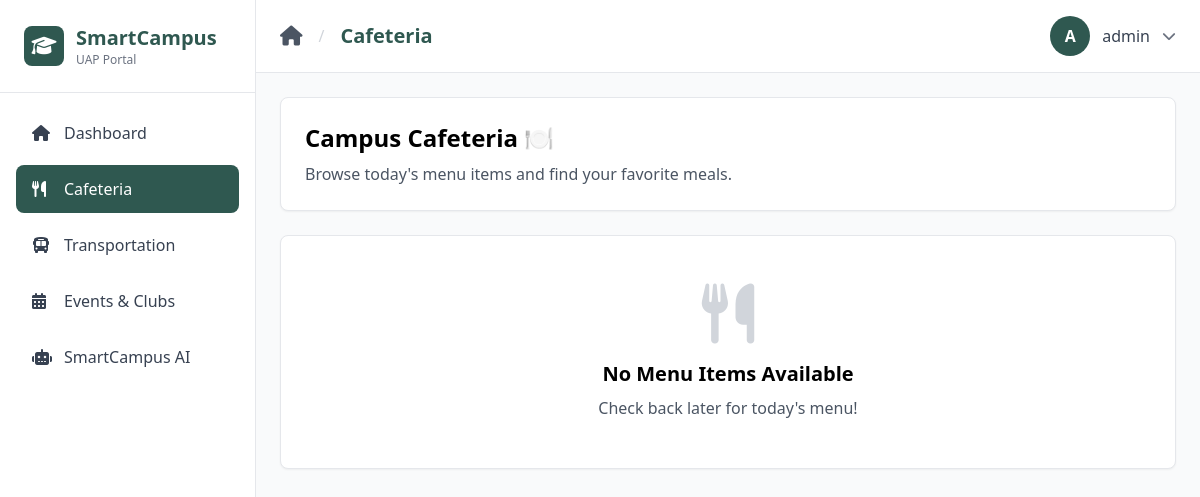
The page /cafeteria/ (signed in) on the database as committed earlier.
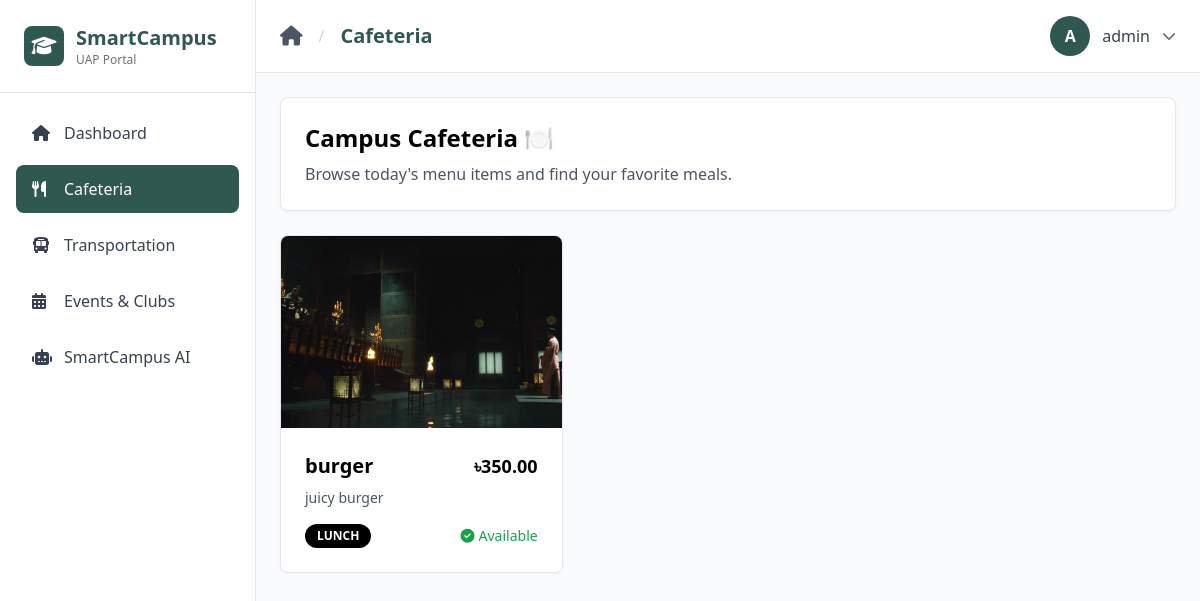
The same page on the database as committed later.
### main/models.py (models this page shows, shortened)
class MenuItem(models.Model):
    name = models.CharField(max_length=200)
    description = models.TextField(blank=True)
    price = models.DecimalField(max_digits=6, decimal_places=2)
    category = models.CharField(max_length=100, choices=[
        ('breakfast', 'Breakfast'),
        ('lunch', 'Lunch'),
        ('dinner', 'Dinner'),
        ('snacks', 'Snacks'),
        ('beverages', 'Beverages'),
    ])
    is_available = models.BooleanField(default=True)
    image = models.ImageField(upload_to='menu_items/', blank=True, null=True)
    created_at = models.DateTimeField(auto_now_add=True)
    updated_at = models.DateTimeField(auto_now=True)
    class Meta:
        ordering = ['category', 'name']

### main/views.py (the view)
# urls.py: path('cafeteria/', cafeteria, name='cafeteria'),
@login_required
def cafeteria(request):
    menu_items = MenuItem.objects.filter(is_available=True)
    return render(request, 'cafeteria.html', {
        'active_page': 'cafeteria',
        'page_title': 'Cafeteria',
        'menu_items': menu_items
    })

### templates/cafeteria.html (shortened to what this page needs)
{% extends 'user_base.html' %}
{% block content %}
<div class="space-y-6">
    <div class="bg-white rounded-lg shadow-sm border border-gray-200 p-6">
        <h2 class="text-2xl font-bold text-black mb-2">Campus Cafeteria 🍽️</h2>
        <p class="text-gray-600">Browse today's menu items and find your favorite meals.</p>
    </div>
    {% if menu_items %}
    <div class="grid grid-cols-1 md:grid-cols-2 lg:grid-cols-3 gap-6">
        {% for item in menu_items %}
        <div class="bg-white rounded-lg shadow-sm border border-gray-200 overflow-hidden hover:shadow-md transition">
            <div class="h-48 bg-gray-100 flex items-center justify-center">
                {% if item.image %}
                    <img src="{{ item.image.url }}" alt="{{ item.name }}" class="w-full h-full object-cover">
                {% else %}
                    <i class="fas fa-utensils text-gray-400 text-5xl"></i>
                {% endif %}
            </div>
            <div class="p-6">
                <div class="flex items-start justify-between mb-2">
                    <h3 class="text-xl font-bold text-black">{{ item.name }}</h3>
                    <span class="text-lg font-bold text-black">৳{{ item.price }}</span>
                </div>
                <p class="text-gray-600 text-sm mb-4">{{ item.description|default:"No description available." }}</p>
                <div class="flex items-center justify-between">
                    <span class="px-3 py-1 bg-black text-white text-xs font-semibold rounded-full uppercase">
                        {{ item.get_category_display }}
                    </span>
                    {% if item.is_available %}
                        <span class="text-green-600 text-sm font-medium">
                            <i class="fas fa-check-circle mr-1"></i>Available
                        </span>
                    {% else %}
                        <span class="text-red-600 text-sm font-medium">
                            <i class="fas fa-times-circle mr-1"></i>Unavailable
                        </span>
                    {% endif %}
                </div>
            </div>
        </div>
        {% endfor %}
    </div>
    {% else %}
    <div class="bg-white rounded-lg shadow-sm border border-gray-200 p-12 text-center">
        <i class="fas fa-utensils text-gray-300 text-6xl mb-4"></i>
        <h3 class="text-xl font-bold text-black mb-2">No Menu Items Available</h3>
        <p class="text-gray-600">Check back later for today's menu!</p>
    </div>
    {% endif %}
</div>
{% endblock %}

### templates/user_base.html (shortened to what this page needs)
{% extends 'base.html' %}
{% block body %}
<div class="flex h-screen">
    <aside class="w-64 bg-white border-r border-gray-200 flex flex-col">
        <div class="p-6 border-b border-gray-200">
            <div class="flex items-center space-x-3">
                <div class="w-10 h-10 bg-primary rounded-lg flex items-center justify-center">
                    <i class="fas fa-graduation-cap text-white text-xl"></i>
                </div>
                <div>
                    <h1 class="text-xl font-bold text-primary">SmartCampus</h1>
                    <p class="text-xs text-gray-500">UAP Portal</p>
                </div>
            </div>
        </div>
        <nav class="flex-1 p-4 space-y-2">
            <a href="{% url 'dashboard' %}" class="sidebar-link flex items-center space-x-3 px-4 py-3 rounded-lg text-gray-700 hover:bg-gray-100 transition {% if active_page == 'dashboard' %}active{% endif %}">
                <i class="fas fa-home w-5"></i>
                <span class="font-medium">Dashboard</span>
            </a>
            <a href="{% url 'cafeteria' %}" class="sidebar-link flex items-center space-x-3 px-4 py-3 rounded-lg text-gray-700 hover:bg-gray-100 transition {% if active_page == 'cafeteria' %}active{% endif %}">
                <i class="fas fa-utensils w-5"></i>
                <span class="font-medium">Cafeteria</span>
            </a>
            <a href="{% url 'transportation' %}" class="sidebar-link flex items-center space-x-3 px-4 py-3 rounded-lg text-gray-700 hover:bg-gray-100 transition {% if active_page == 'transportation' %}active{% endif %}">
                <i class="fas fa-bus w-5"></i>
                <span class="font-medium">Transportation</span>
            </a>
            <a href="{% url 'events' %}" class="sidebar-link flex items-center space-x-3 px-4 py-3 rounded-lg text-gray-700 hover:bg-gray-100 transition {% if active_page == 'events' %}active{% endif %}">
                <i class="fas fa-calendar-alt w-5"></i>
                <span class="font-medium">Events & Clubs</span>
            </a>
            <a href="{% url 'ai' %}" class="sidebar-link flex items-center space-x-3 px-4 py-3 rounded-lg text-gray-700 hover:bg-gray-100 transition {% if active_page == 'ai' %}active{% endif %}">
                <i class="fas fa-robot w-5"></i>
                <span class="font-medium">SmartCampus AI</span>
            </a>
        </nav>
    </aside>
    <div class="flex-1 flex flex-col overflow-hidden">
        <header class="bg-white border-b border-gray-200 px-6 py-4 flex items-center justify-between">
            <div class="flex items-center space-x-4">
                <a href="{% url 'dashboard' %}" class="text-gray-600 hover:text-primary transition">
                    <i class="fas fa-home text-xl"></i>
                </a>
                <span class="text-gray-300">/</span>
                <h2 class="text-xl font-semibold text-primary">{{ page_title }}</h2>
            </div>
            <div class="relative">
                <button onclick="toggleDropdown()" class="flex items-center space-x-3 focus:outline-none">
                    <div class="w-10 h-10 bg-primary rounded-full flex items-center justify-center text-white font-semibold">
                        {{ user.username|first|upper }}
                    </div>
                    <span class="text-gray-700 font-medium">{{ user.username }}</span>
                    <i class="fas fa-chevron-down text-gray-500 text-sm"></i>
                </button>
            </div>
        </header>
        <main class="flex-1 overflow-y-auto p-6 bg-gray-50">
            {% block content %}{% endblock %}
        </main>
    </div>
</div>
{% endblock %}

### templates/base.html (shortened to what this page needs)
<!DOCTYPE html>
<html lang="en">
<head>
    <script src="https://cdn.tailwindcss.com"></script>
    <link rel="stylesheet" href="https://cdnjs.cloudflare.com/ajax/libs/font-awesome/6.4.0/css/all.min.css">
</head>
<body class="bg-gray-50">
    {% block body %}{% endblock %}
</body>
</html>

Rows that differ between the two databases and show on the page:
added MenuItem: image (picture), name "burger", price "350.00", description "juicy burger", category "LUNCH", is_available True (drawn)
Other text that changed with them:
text no longer shown: "No Menu Items Available Check back later for today's menu!"
